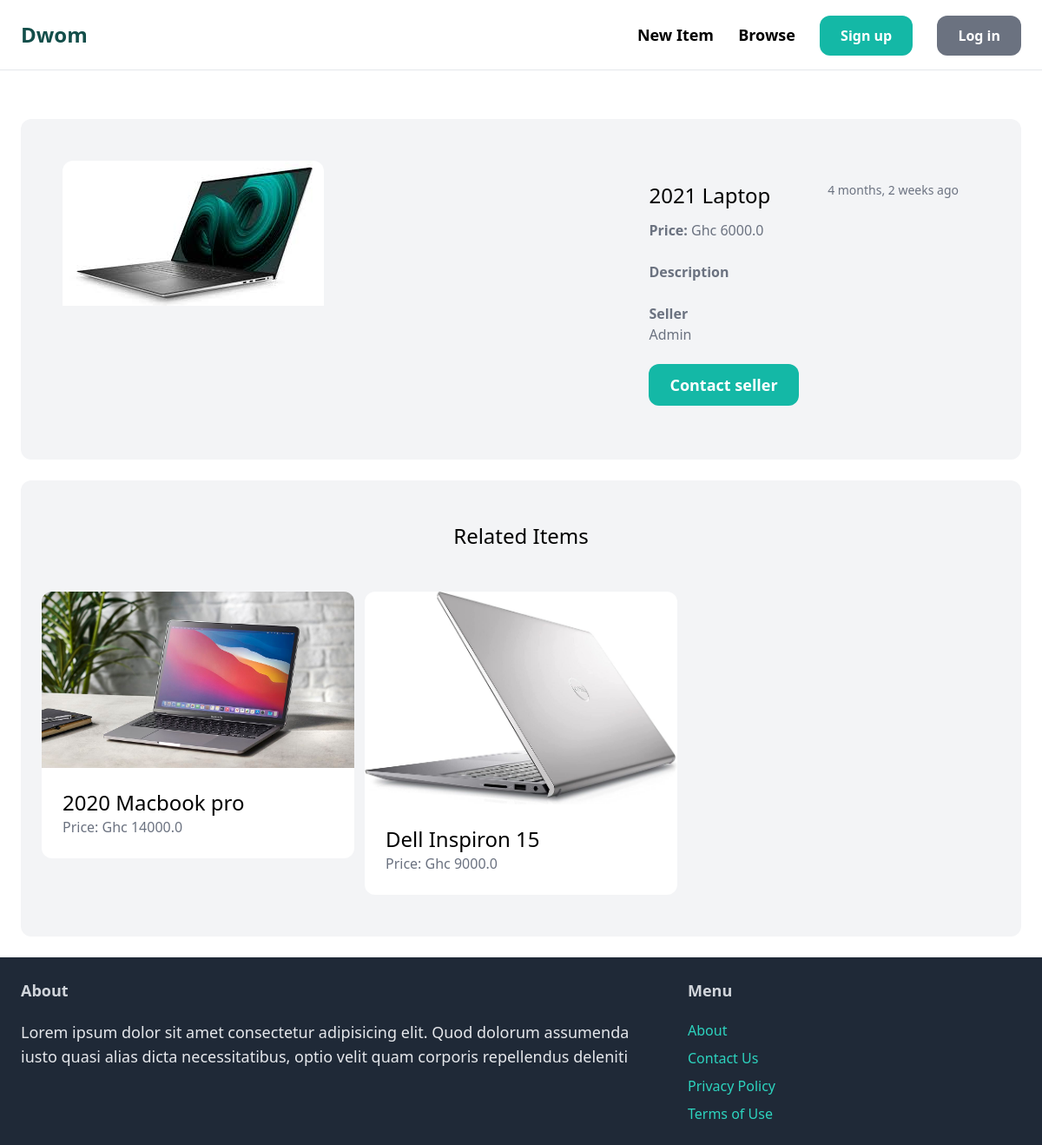
Screenshot of /items/3 with the database file from the repository.
### item/models.py (models this page shows, shortened)
class Item(models.Model):
    category = models.ForeignKey(Category, related_name='items', to_field='name', on_delete=models.CASCADE)
    name = models.CharField(max_length=255)
    description = models.TextField(blank=True, null=True)
    price = models.FloatField()
    image = models.ImageField(upload_to='item_images', blank=True, null=True)
    is_sold = models.BooleanField(default=False)
    created_by = models.ForeignKey(User, related_name = 'items', on_delete=models.CASCADE)
    created_at = models.DateTimeField(auto_now_add = True)

### item/views.py (the view)
# urls.py: path('items/<int:id>', item_views.detail, name='detail'),
def detail(request, id):
    item = get_object_or_404(Item, id=id)
    related_items = Item.objects.filter(category=item.category, is_sold=False).exclude(id=id)[0:3]
    context = {'item': item, 'related_items': related_items}
    return render(request, 'item/detail.html', context)

### item/templates/item/detail.html (shortened to what this page needs)
{% extends 'core/base.html' %}
{% block content %}
    <div class="mt-8 px-12 flex space-x-12 py-12 bg-gray-100 rounded-xl">
        <div class="w-3/5">
            <div>
                <img src="{{item.image.url}}" class="rounded-t-xl" alt="{{item.name}}">
            </div>
        </div>
        <div class="p-6 rounded-b-xl w-2/5">
            <h2 class="text-2xl">{{item.name}} <span><small class="text-sm float-end text-gray-500">{{item.created_at | timesince }} ago</small></span></h2>
            <p class="text-gray-500 mt-3"><strong>Price:</strong> Ghc {{item.price}}</p> <br>
            <p class="text-gray-500"><strong>Description</strong> <br>{{item.description}}</p> <br>
            <p class="text-gray-500"><strong>Seller</strong> <br>{{item.created_by.username | capfirst}}</p>
            <div class="mt-8">
                {% if request.user == item.created_by %}
                <a href="{% url 'edit_item' item.id %}" class="text-lg px-6 py-3 font-semibold bg-teal-500 rounded-xl text-white hover:bg-teal-700">Edit</a>
                <a href="{% url 'delete_item' item.id %}" class="text-lg px-6 py-3 font-semibold bg-red-500 rounded-xl text-white hover:bg-red-700">Delete</a>
                {% else %}
                <a href="" class="text-lg px-6 py-3 font-semibold bg-teal-500 rounded-xl text-white hover:bg-teal-700">Contact seller</a>
                {% endif %}
            </div>
        </div>
    </div>
    <div class="mt-6 py-12 px-6 bg-gray-100 rounded-xl">
        <h2 class="text-center text-2xl mb-12">Related Items</h2>
        <div class="grid grid-cols-3 gap-3">
            {% for item in related_items %}
                <div>
                    <a href="{% url 'detail' item.id %}">
                        <div>
                            <img src="{{item.image.url}}" class="rounded-t-xl" alt="{{item.name}}">
                        </div>
                        <div class="p-6 bg-white rounded-b-xl">
                            <h2 class="text-2xl">{{item.name}}</h2>
                            <p class="text-gray-500">Price:  Ghc {{item.price}}</p>
                        </div>
                    </a>
                </div>
            {% endfor %}
        </div>
    </div>
{% endblock content %}

### rows the page displays
Item: image (picture), name "2021 Laptop", created_at "4 months, 2 weeks", price "6000.0", created_by.username "Admin"
Item: image (picture), name "2020 Macbook pro", price "14000.0"
Item: image (picture), name "Dell Inspiron 15", price "9000.0"
